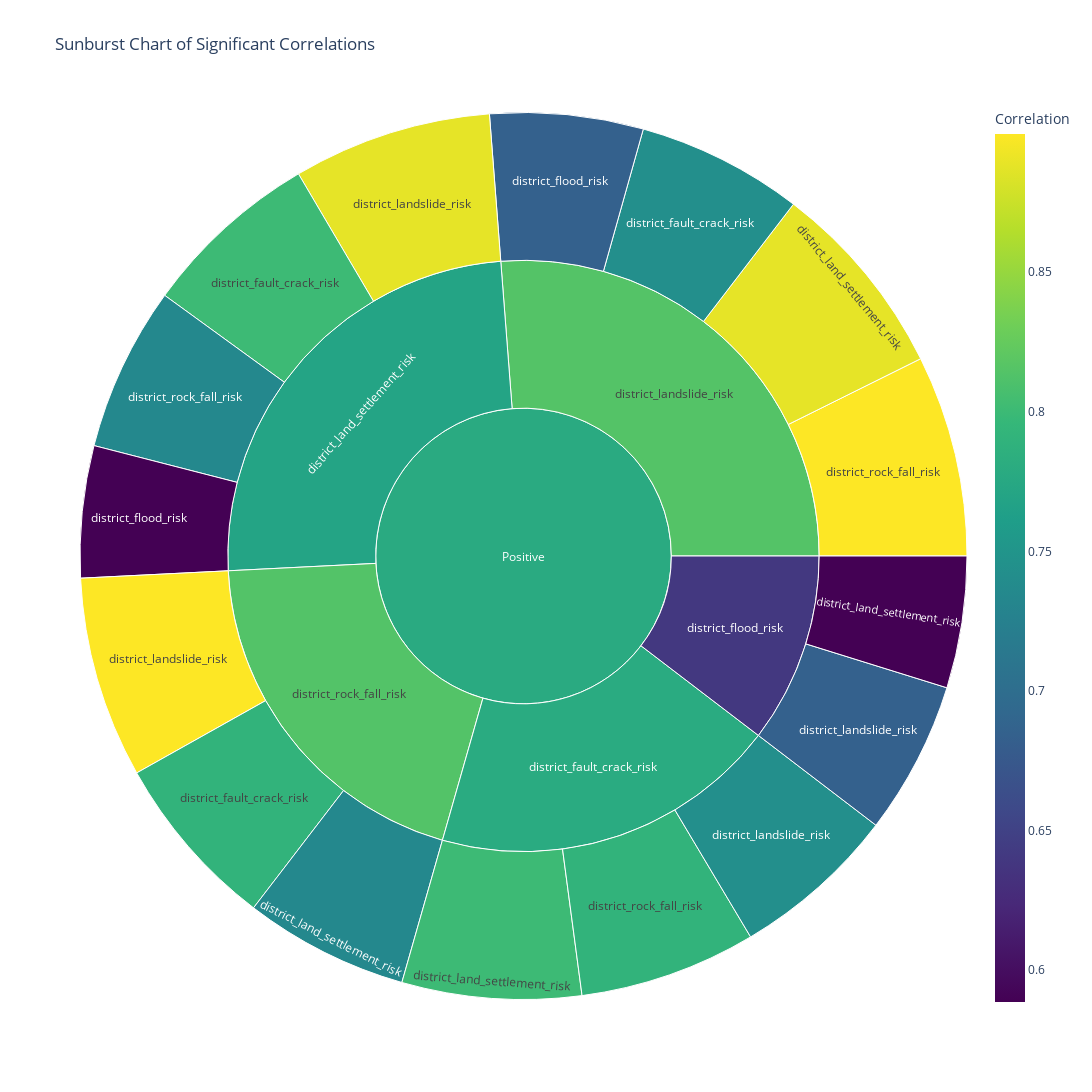

Notebook cell for this chart:
### Code cell
fig_sunburst = px.sunburst(
    significant_corr,
    path=['Category', 'Factor1', 'Factor2'],
    values='Correlation',
    color='Correlation',
    color_continuous_scale='Viridis',
    title='Sunburst Chart of Significant Correlations',
    width=1600,
    height=1200,
)
fig_sunburst.show()

### Figure 1 — Plotly figure (JSON) as saved in the notebook; plotly's stock layout.template omitted (floating-point values rounded to 4 significant figures)
{"data": [{"branchvalues": "total", "customdata": [[0.8004], [0.743], [0.7905], [0.5886], [0.684], [0.8004], [0.5886], [0.8882], [0.7347], [0.743], [0.684], [0.8882], [0.8994], [0.7905], [0.7347], [0.8994], [0.7788], [0.6399], [0.7689], [0.8143], [0.814], [0.7782]], "domain": {"x": [0, 1], "y": [0, 1]}, "hovertemplate": "labels=%{label}<br>Correlation_sum=%{value}<br>parent=%{parent}<br>id=%{id}<br>Correlation=%{color}<extra></extra>", "ids": ["Positive/district_land_settlement_risk/district_fault_crack_risk", "Positive/district_landslide_risk/district_fault_crack_risk", "Positive/district_rock_fall_risk/district_fault_crack_risk", "Positive/district_land_settlement_risk/district_flood_risk", "Positive/district_landslide_risk/district_flood_risk", "Positive/district_fault_crack_risk/district_land_settlement_risk", "Positive/district_flood_risk/district_land_settlement_risk", "Positive/district_landslide_risk/district_land_settlement_risk", "Positive/district_rock_fall_risk/district_land_settlement_risk", "Positive/district_fault_crack_risk/district_landslide_risk", "Positive/district_flood_risk/district_landslide_risk", "Positive/district_land_settlement_risk/district_landslide_risk", "Positive/district_rock_fall_risk/district_landslide_risk", "Positive/district_fault_crack_risk/district_rock_fall_risk", "Positive/district_land_settlement_risk/district_rock_fall_risk", "Positive/district_landslide_risk/district_rock_fall_risk", "Positive/district_fault_crack_risk", "Positive/district_flood_risk", "Positive/district_land_settlement_risk", "Positive/district_landslide_risk", "Positive/district_rock_fall_risk", "Positive"], "labels": ["district_fault_crack_risk", "district_fault_crack_risk", "district_fault_crack_risk", "district_flood_risk", "district_flood_risk", "district_land_settlement_risk", "district_land_settlement_risk", "district_land_settlement_risk", "district_land_settlement_risk", "district_landslide_risk", "district_landslide_risk", "district_landslide_risk", "district_landslide_risk", "district_rock_fall_risk", "district_rock_fall_risk", "district_rock_fall_risk", "district_fault_crack_risk", "district_flood_risk", "district_land_settlement_risk", "district_landslide_risk", "district_rock_fall_risk", "Positive"], "marker": {"coloraxis": "coloraxis", "colors": [0.8004, 0.743, 0.7905, 0.5886, 0.684, 0.8004, 0.5886, 0.8882, 0.7347, 0.743, 0.684, 0.8882, 0.8994, 0.7905, 0.7347, 0.8994, 0.7788, 0.6399, 0.7689, 0.8143, 0.814, 0.7782]}, "name": "", "parents": ["Positive/district_land_settlement_risk", "Positive/district_landslide_risk", "Positive/district_rock_fall_risk", "Positive/district_land_settlement_risk", "Positive/district_landslide_risk", "Positive/district_fault_crack_risk", "Positive/district_flood_risk", "Positive/district_landslide_risk", "Positive/district_rock_fall_risk", "Positive/district_fault_crack_risk", "Positive/district_flood_risk", "Positive/district_land_settlement_risk", "Positive/district_rock_fall_risk", "Positive/district_fault_crack_risk", "Positive/district_land_settlement_risk", "Positive/district_landslide_risk", "Positive", "Positive", "Positive", "Positive", "Positive", ""], "type": "sunburst", "values": [0.8004, 0.743, 0.7905, 0.5886, 0.684, 0.8004, 0.5886, 0.8882, 0.7347, 0.743, 0.684, 0.8882, 0.8994, 0.7905, 0.7347, 0.8994, 2.334, 1.273, 3.012, 3.215, 2.425, 12.26]}], "layout": {"coloraxis": {"colorbar": {"title": {"text": "Correlation"}}, "colorscale": [[0, "#440154"], [0.1111, "#482878"], [0.2222, "#3e4989"], [0.3333, "#31688e"], [0.4444, "#26828e"], [0.5556, "#1f9e89"], [0.6667, "#35b779"], [0.7778, "#6ece58"], [0.8889, "#b5de2b"], [1, "#fde725"]]}, "height": 1200, "legend": {"tracegroupgap": 0}, "title": {"text": "Sunburst Chart of Significant Correlations"}, "width": 1600}}
